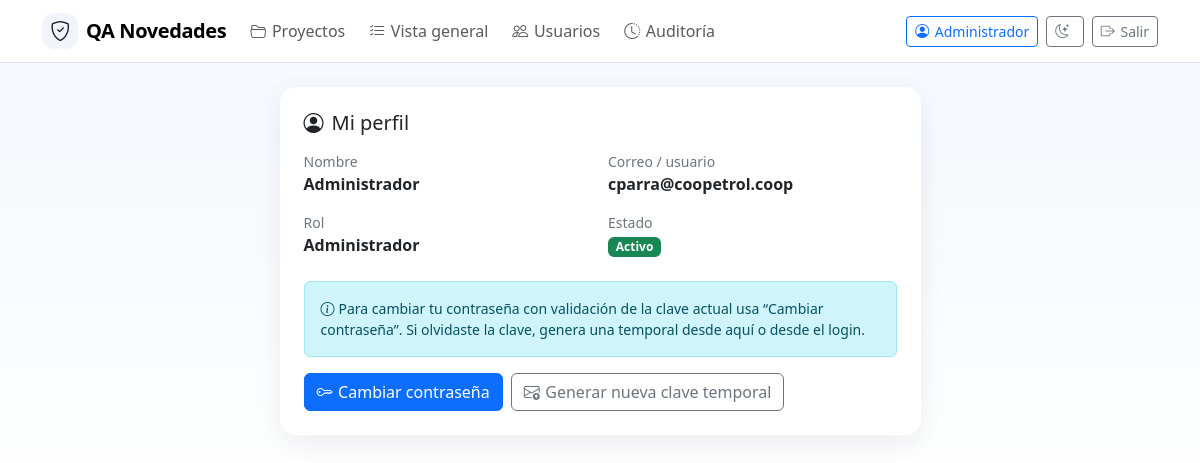
The page /profile (signed in) on the database its author committed.
### app.py (models this page shows, shortened)
class User(db.Model):
    id = db.Column(db.Integer, primary_key=True)
    username = db.Column(db.String(80), nullable=False, unique=True)
    full_name = db.Column(db.String(160), nullable=False)
    email = db.Column(db.String(180), nullable=True)
    password_hash = db.Column(db.String(255), nullable=False)
    role = db.Column(db.String(40), nullable=False, default='tester')
    is_active = db.Column(db.Boolean, nullable=False, default=True)
    must_change_password = db.Column(db.Boolean, nullable=False, default=False)
    can_create_projects = db.Column(db.Boolean, nullable=False, default=False)
    can_join_projects = db.Column(db.Boolean, nullable=False, default=True)
    can_manage_records = db.Column(db.Boolean, nullable=False, default=True)
    can_manage_users = db.Column(db.Boolean, nullable=False, default=False)
    can_view_audit = db.Column(db.Boolean, nullable=False, default=False)
    created_at = db.Column(db.DateTime, default=datetime.utcnow)
    memberships = db.relationship('ProjectMember', backref='user', lazy=True, cascade='all, delete-orphan')
    @property
    def is_admin(self) -> bool:
        return self.role == 'admin'
    @property
    def display_name(self) -> str:
        return self.full_name or self.username

### app.py (the view, shortened to what this page needs)
    @app.route('/profile', methods=['GET', 'POST'])
    @login_required
    def profile():
        return render_template('profile.html')

### app.py (called while the page is built)
def login_required(view):
    from functools import wraps
    @wraps(view)
    def wrapper(*args, **kwargs):
        if not g.get('current_user'):
            return redirect(url_for('login', next=request.path))
        return view(*args, **kwargs)
    return wrapper

### templates/profile.html (shortened to what this page needs)
{% extends 'base.html' %}
{% block content %}
<div class="row justify-content-center">
  <div class="col-lg-7">
    <div class="card p-4 bg-white">
      <h1 class="h5 mb-3"><i class="bi bi-person-circle me-2"></i>Mi perfil</h1>
      <div class="row g-3 mb-4">
        <div class="col-md-6"><div class="small text-secondary">Nombre</div><strong>{{ current_user.display_name }}</strong></div>
        <div class="col-md-6"><div class="small text-secondary">Correo / usuario</div><strong>{{ current_user.email or current_user.username }}</strong></div>
        <div class="col-md-6"><div class="small text-secondary">Rol</div><strong>{{ ROLE_LABELS.get(current_user.role, current_user.role) }}</strong></div>
        <div class="col-md-6"><div class="small text-secondary">Estado</div>{% if current_user.is_active %}<span class="badge text-bg-success">Activo</span>{% else %}<span class="badge text-bg-secondary">Inactivo</span>{% endif %}</div>
      </div>
      <div class="alert alert-info small"><i class="bi bi-info-circle me-1"></i>Para cambiar tu contraseña con validación de la clave actual usa “Cambiar contraseña”. Si olvidaste la clave, genera una temporal desde aquí o desde el login.</div>
      <div class="d-flex flex-wrap gap-2">
        <a class="btn btn-primary" href="{{ url_for('change_password') }}"><i class="bi bi-key"></i>Cambiar contraseña</a>
        <form method="post" data-confirm-submit="true" data-confirm-title="Confirmar acción" data-confirm-message="Se generará una nueva clave temporal y se cerrará tu sesión. ¿Continuar?" data-confirm-text="Confirmar" data-confirm-variant="warning">
          <button class="btn btn-outline-secondary"><i class="bi bi-envelope-arrow-up"></i>Generar nueva clave temporal</button>
        </form>
      </div>
    </div>
  </div>
</div>
{% endblock %}

### templates/base.html (shortened to what this page needs)
<!doctype html>
<html lang="es">
<head>
  <link href="https://cdn.jsdelivr.net/npm/bootstrap@5.3.3/dist/css/bootstrap.min.css" rel="stylesheet">
  <link href="https://cdn.jsdelivr.net/npm/bootstrap-icons@1.11.3/font/bootstrap-icons.css" rel="stylesheet">
</head>
<body>
<nav class="navbar navbar-expand-lg bg-white border-bottom mb-4 sticky-top">
  <div class="container">
    <a class="navbar-brand d-flex align-items-center gap-2" href="{{ url_for('index') }}"><span class="icon-badge"><i class="bi bi-shield-check"></i></span> QA Novedades</a>
    {% if current_user %}
    <div class="navbar-nav gap-2">
      <a class="nav-link" href="{{ url_for('projects') }}"><i class="bi bi-folder2-open"></i>Proyectos</a>
      <a class="nav-link" href="{{ url_for('records') }}"><i class="bi bi-list-check"></i>Vista general</a>
      {% if current_user.is_admin or current_user.can_manage_users %}<a class="nav-link" href="{{ url_for('admin_users') }}"><i class="bi bi-people"></i>Usuarios</a>{% endif %}
      {% if current_user.is_admin or current_user.can_view_audit %}<a class="nav-link" href="{{ url_for('admin_audit') }}"><i class="bi bi-clock-history"></i>Auditoría</a>{% endif %}
    </div>
    <div class="ms-auto d-flex align-items-center gap-2 small">
      <a class="btn btn-sm btn-outline-primary" href="{{ url_for('profile') }}"><i class="bi bi-person-circle"></i>{{ current_user.display_name }}</a>
<button class="btn btn-sm btn-outline-secondary" id="themeToggle" type="button" aria-label="Cambiar tema">
</button>
      <a class="btn btn-sm btn-outline-secondary" href="{{ url_for('logout') }}"><i class="bi bi-box-arrow-right"></i>Salir</a>
    </div>
    {% endif %}
  </div>
</nav>
<div class="container pb-5">
  {% block content %}{% endblock %}
</div>
</body>
</html>

### templates/base.html (style rules this page uses)
:root { --brand: #0d6efd; --soft: #eef5ff; }
body { background: linear-gradient(180deg, #f4f8ff 0%, #f8fafc 48%, #ffffff 100%); }
.navbar-brand { font-weight: 800; letter-spacing: -.02em; }
.card { border: 0; border-radius: 1rem; box-shadow: 0 10px 28px rgba(15,23,42,.07); }
.icon-badge { width: 36px; height: 36px; display:inline-grid; place-items:center; border-radius: 12px; background: #f1f5f9; color:#0f172a; }
.nav-link .bi, .btn .bi { margin-right: .35rem; }

### rows shown on the page
User: display_name "Administrador", email "cparra@coopetrol.coop", get "Administrador"
